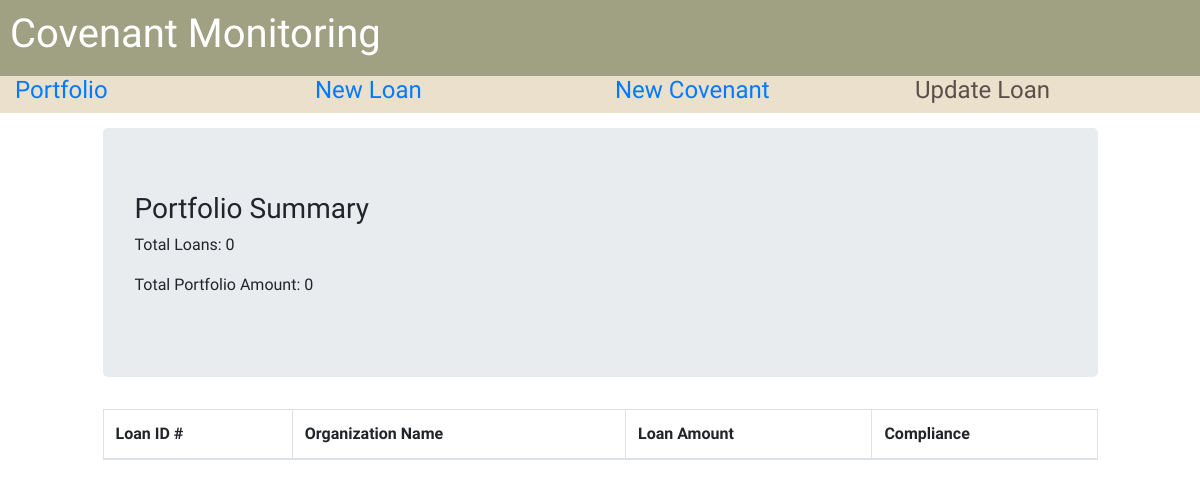
Before: / with the older database file.
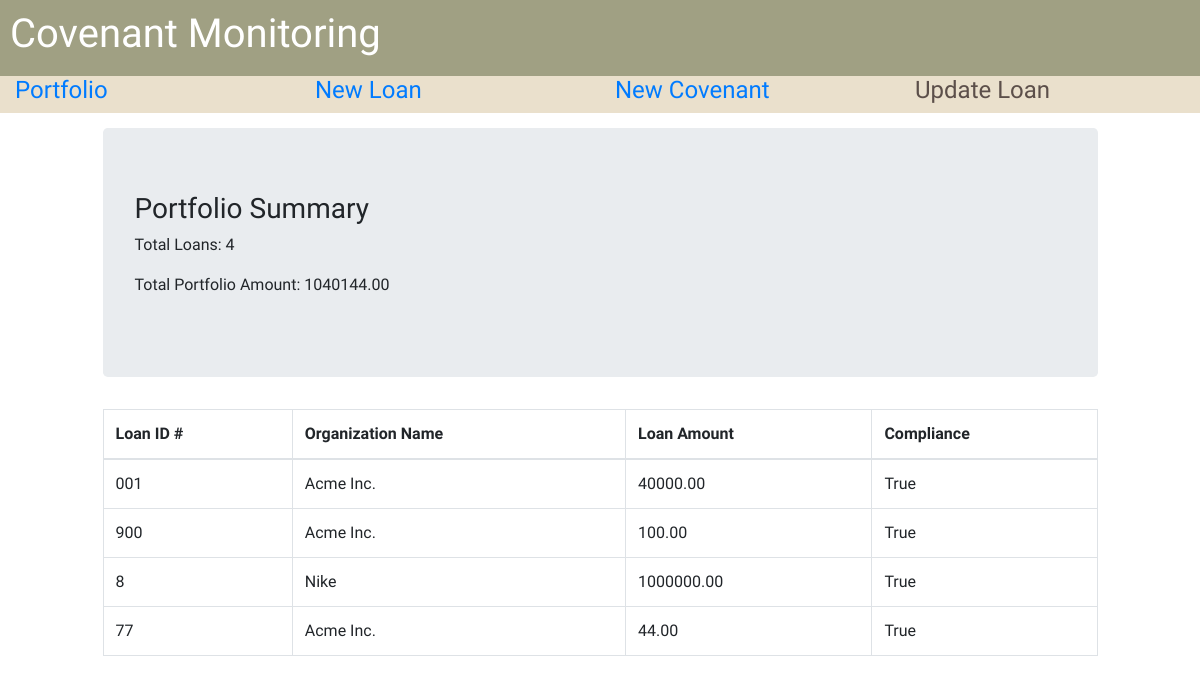
After: the same page with the newer database file.
### pages/models.py (models this page shows, shortened)
class Loan(models.Model):
    loan_id = models.CharField(max_length=15, blank=True, null=True)
    organization = models.ForeignKey('Organization', related_name='loans', blank=True, null=True)
    amount = MoneyField(max_digits=10, decimal_places=2, default_currency='USD')
    origination_date = models.DateField()
    maturity_date = models.DateField()
    payment_schedule = models.CharField(max_length=25, choices=payment_schedule_options)
    regular_payment_amount = MoneyField(max_digits=10, decimal_places=2, default_currency='USD')
    loan_compliance = models.BooleanField(default=True)  # If all covenants are true

class Organization(models.Model):
    business_name = models.CharField(max_length=255, blank=True, null=True)
    address = models.CharField(max_length=255, blank=True, null=True)
    city = models.CharField(max_length=255, blank=True, null=True)
    state = USStateField(null=True, blank=True)
    zip = models.CharField(max_length=5, blank=True, null=True)
    def __str__(self):
        return self.business_name

### pages/views.py (the view)
# urls.py: 2. Add a URL to urlpatterns:  url(r'^$', views.home, name='home')
def home(request):
    client_user = ClientUser.objects.all()
    loans = Loan.objects.all()
    loans_sum = 0
    for i in loans:
        loans_sum += i.amount
    covenants = Covenant.objects.all()
    return render(request, 'pages/home.html', {"client_user": client_user,
                                               "loans": loans,
                                               "loans_sum": loans_sum,
                                               "covenants": covenants
                                               })

### pages/templates/pages/home.html
{% extends 'base.html' %}
{% block content %}
    <div class="col-10">
        <div class="jumbotron">
            <h3>Portfolio Summary</h3>
            <p>Total Loans: {{ loans|length }}</p>
            <p>Total Portfolio Amount: {{ loans_sum }} </p>
        </div>
        <table class="table table-bordered hover">
            <thead>
            <tr>
                <th>Loan ID #</th>
                <th>Organization Name</th>
                <th>Loan Amount</th>
                <th>Compliance</th>
            </tr>
            </thead>
            <tbody>
            {% for i in loans %}
                <tr>
                    <td>{{ i.loan_id }}</td>
                    <td>{{ i.organization }}</td>
                    <td>{{ i.amount }}</td>
                    <td>{{ i.loan_compliance }}</td>
                </tr>
            {% endfor %}
            </tbody>
        </table>
    </div>
{% endblock %}

### templates/base.html (shortened to what this page needs)
{% load static %}
<!DOCTYPE html>
<html lang="en">
<head>
    <link rel="stylesheet" href="https://maxcdn.bootstrapcdn.com/bootstrap/4.0.0-beta/css/bootstrap.min.css"
>
    <link rel="stylesheet" href="{% static 'pages/css/compliance_stylesheet.css' %}" type="text/css">
</head>
<body>
<div class="container-fluid">
    <header class="row header">
        <h1 id="title">Covenant Monitoring</h1>
    </header>
    <div class="row menu">
        <div class="col-3">
            <h4 id="portfolio"><a href="http://localhost:8000/">Portfolio</a></h4>
        </div>
        <div class="col-3">
            <h4 id="new-loan"><a href="http://localhost:8000/new_loan">New Loan</a></h4>
        </div>
        <div class="col-3">
            <h4 id="new-covenant"><a href="http://localhost:8000/new_covenant">New Covenant</a></h4>
        </div>
        <div class="col-3">
            <h4 id="update-loan">Update Loan</h4>
        </div>
    </div>
</div>
<div class="row">
    <div class="col-1"></div>
    {% block content %}
    {% endblock %}
    <div class="col-1"></div>
</div>
</body>
</html>

### pages/static/pages/css/compliance_stylesheet.css (style rules this page uses)
body { font-family: 'Assistant', sans-serif; }
.header { background-color: #A0a083; color: white; }
.menu { background-color: #EAE0CC; margin-bottom: 15px; }
h1 { padding: 10px 10px; }
h4 { color: #5c4f4a; }
.table { margin-bottom: 100px; }

Changed rows visible on the page:
added Loan: loan_id "001", organization "Acme Inc.", amount "40000.00", loan_compliance "True"
added Loan: loan_id "900", organization "Acme Inc.", amount "100.00", loan_compliance "True"
added Loan: loan_id "8", organization "Nike", amount "1000000.00", loan_compliance "True"
added Loan: loan_id "77", organization "Acme Inc.", amount "44.00", loan_compliance "True"
Other visible differences:
{{ loans|length }}: "0" → "4"
{{ loans_sum }}: "0" → "1040144.00"
